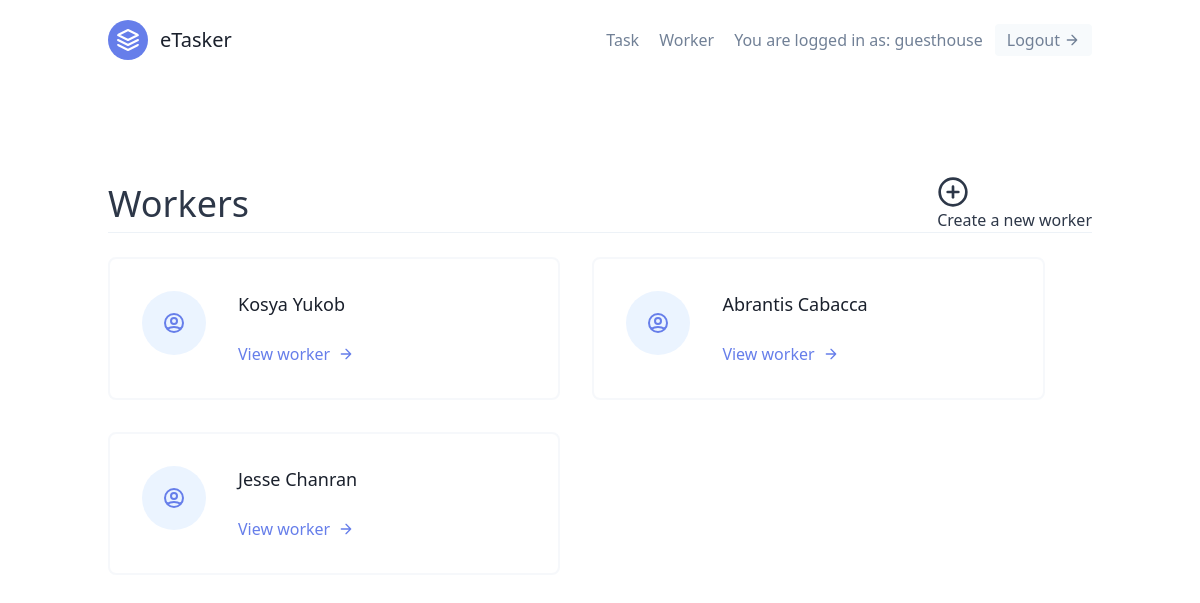
The page /workers/ (signed in) on the database as committed earlier.
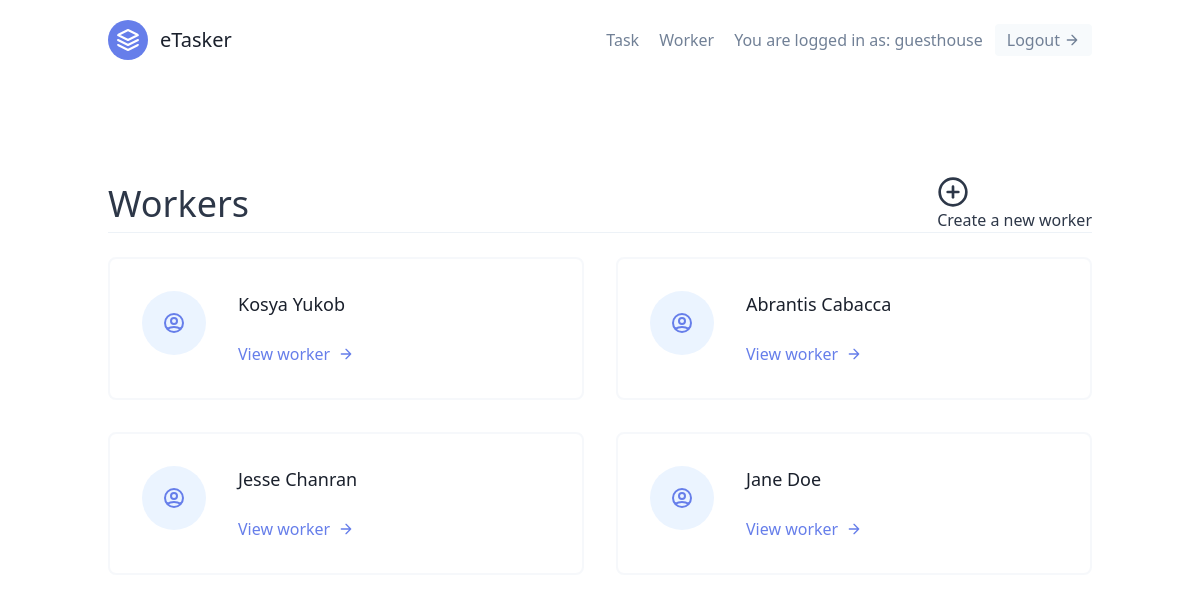
The same page on the database as committed later.
### tasks/models.py (models this page shows, shortened)
class Worker(models.Model):
    user = models.OneToOneField(User, on_delete=CASCADE)
    department = models.ForeignKey(UserProfile, on_delete=models.CASCADE)

class User(AbstractUser):
    is_supervisor = models.BooleanField(default=False)
    is_worker = models.BooleanField(default=True)

### workers/views.py (the view)
# urls.py: path('', WorkerListView.as_view(), name='worker-list'),
class WorkerListView(SupervisorAndLoginRequiredMixin, generic.ListView):
    template_name = 'workers/worker_list.html'
    context_object_name = 'worker'
    def get_queryset(self):
        department = self.request.user.userprofile
        return Worker.objects.filter(department=department)

### workers/mixins.py (called while the page is built)
    def dispatch(self, request, *args, **kwargs):
        if not request.user.is_authenticated or not request.user.is_supervisor:
            return redirect('tasks:task-list')
        return super().dispatch(request, *args, **kwargs)

### workers/templates/workers/worker_list.html (shortened to what this page needs)
{% extends 'base.html' %}
{% block content %}
<section class="text-gray-600 body-font">
    <div class="container px-5 py-24 mx-auto flex flex-wrap">
      <div
        class="
          w-full
          py6
          flex
          mb-6
          justify-between
          items-center
          border-b border-gray-200
        "
      >
        <div class="text-4xl text-gray-800">
          <h1>Workers</h1>
        </div>
        <div class="text-xl4 text-gray-800 hover:text-blue-500">
          <a href="{% url 'workers:worker-create' %}">
            <svg
              class="h-8 w-8"
              viewBox="0 0 24 24"
              fill="none"
              stroke="currentColor"
              stroke-width="2"
              stroke-linecap="round"
              stroke-linejoin="round"
            >
              <circle cx="12" cy="12" r="10" />
              <line x1="12" y1="8" x2="12" y2="16" />
              <line x1="8" y1="12" x2="16" y2="12" />
            </svg>
            Create a new worker
          </a>
        </div>
      </div>
      <div class="flex flex-wrap -m-4">
        {% for worker in object_list %}
        <div class="p-4 lg:w-1/2 md:w-full">
          <div
            class="
              flex
              border-2
              rounded-lg
              border-gray-200 border-opacity-50
              p-8
              sm:flex-row
              flex-col
            "
          >
            <div
              class="
                w-16
                h-16
                sm:mr-8 sm:mb-0
                mb-4
                inline-flex
                items-center
                justify-center
                rounded-full
                bg-indigo-100
                text-indigo-500
                flex-shrink-0
              "
            >
            </div>
            <div class="flex-grow">
              <h2 class="text-gray-900 text-lg title-font font-medium mb-3">
                {{ worker.user.first_name }}
                {{ worker.user.last_name}}
              </h2>
              <a href="{% url 'workers:worker-detail' worker.pk %}" class="mt-3 text-indigo-500 inline-flex items-center"
                >View worker
                <svg
                  fill="none"
                  stroke="currentColor"
                  stroke-linecap="round"
                  stroke-linejoin="round"
                  stroke-width="2"
                  class="w-4 h-4 ml-2"
                  viewBox="0 0 24 24"
                >
                  <path d="M5 12h14M12 5l7 7-7 7"></path>
                </svg>
              </a>
            </div>
          </div>
        </div>
        {% endfor %}
      </div>
    </div>
  </section>
{% endblock content %}

Rows that differ between the two databases and show on the page:
added Worker: user.first_name "Jane", user.last_name "Doe"
